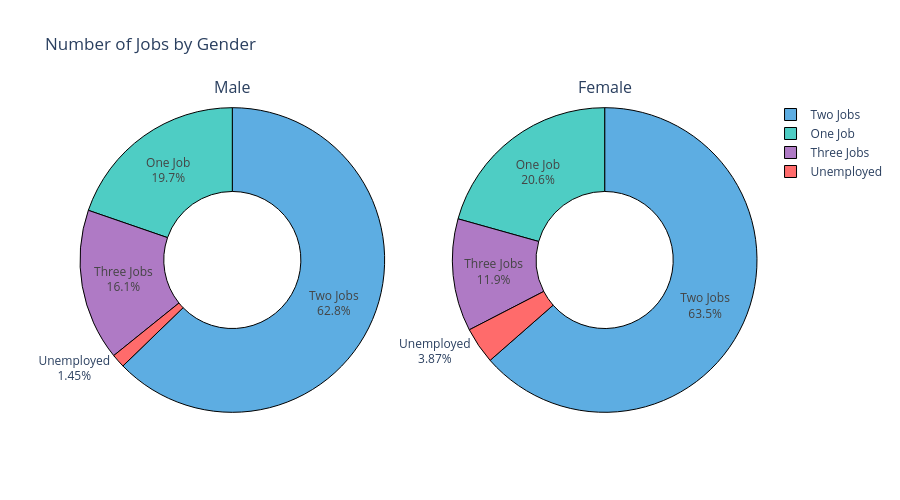

Source (notebook cell):
### Code cell
import plotly.graph_objects as go
from plotly.subplots import make_subplots

# Labels
labels = ["Unemployed", "One Job", "Two Jobs", "Three Jobs"]

# Keep values NUMERIC (no string conversion)
male_values = number_of_jobs["male"].values
female_values = number_of_jobs["female"].values

# Create subplot (2 donuts side by side)
fig = make_subplots(
    rows=1, cols=2,
    specs=[[{'type': 'domain'}, {'type': 'domain'}]],
    subplot_titles=["Male", "Female"]
)

# Male donut
fig.add_trace(
    go.Pie(
        labels=labels,
        values=male_values,
        name="Male",
        hole=0.45,
        marker=dict(
            colors=['#FF6B6B', '#4ECDC4', '#5DADE2', '#AF7AC5'],
            line=dict(color='black', width=1)
        ),
        textinfo='percent+label'
    ),
    row=1, col=1
)

# Female donut
fig.add_trace(
    go.Pie(
        labels=labels,
        values=female_values,
        name="Female",
        hole=0.45,
        marker=dict(
            colors=['#FF6B6B', '#4ECDC4', '#5DADE2', '#AF7AC5'],
            line=dict(color='black', width=1)
        ),
        textinfo='percent+label'
    ),
    row=1, col=2
)

# Layout
fig.update_layout(
    title="Number of Jobs by Gender",
    template="plotly_white",
    height=500
)

fig.show()

### Figure 1 — Plotly figure (JSON) as saved in the notebook; plotly's stock layout.template omitted (floating-point values rounded to 4 significant figures)
{"data": [{"domain": {"x": [0, 0.45], "y": [0, 1]}, "hole": 0.45, "labels": ["Unemployed", "One Job", "Two Jobs", "Three Jobs"], "marker": {"colors": ["#FF6B6B", "#4ECDC4", "#5DADE2", "#AF7AC5"], "line": {"color": "black", "width": 1}}, "name": "Male", "textinfo": "percent+label", "type": "pie", "values": [1.449, 19.71, 62.75, 16.09]}, {"domain": {"x": [0.55, 1], "y": [0, 1]}, "hole": 0.45, "labels": ["Unemployed", "One Job", "Two Jobs", "Three Jobs"], "marker": {"colors": ["#FF6B6B", "#4ECDC4", "#5DADE2", "#AF7AC5"], "line": {"color": "black", "width": 1}}, "name": "Female", "textinfo": "percent+label", "type": "pie", "values": [3.871, 20.65, 63.55, 11.94]}], "layout": {"annotations": [{"font": {"size": 16}, "showarrow": false, "text": "Male", "x": 0.225, "xanchor": "center", "xref": "paper", "y": 1, "yanchor": "bottom", "yref": "paper"}, {"font": {"size": 16}, "showarrow": false, "text": "Female", "x": 0.775, "xanchor": "center", "xref": "paper", "y": 1, "yanchor": "bottom", "yref": "paper"}], "height": 500, "title": {"text": "Number of Jobs by Gender"}}}
